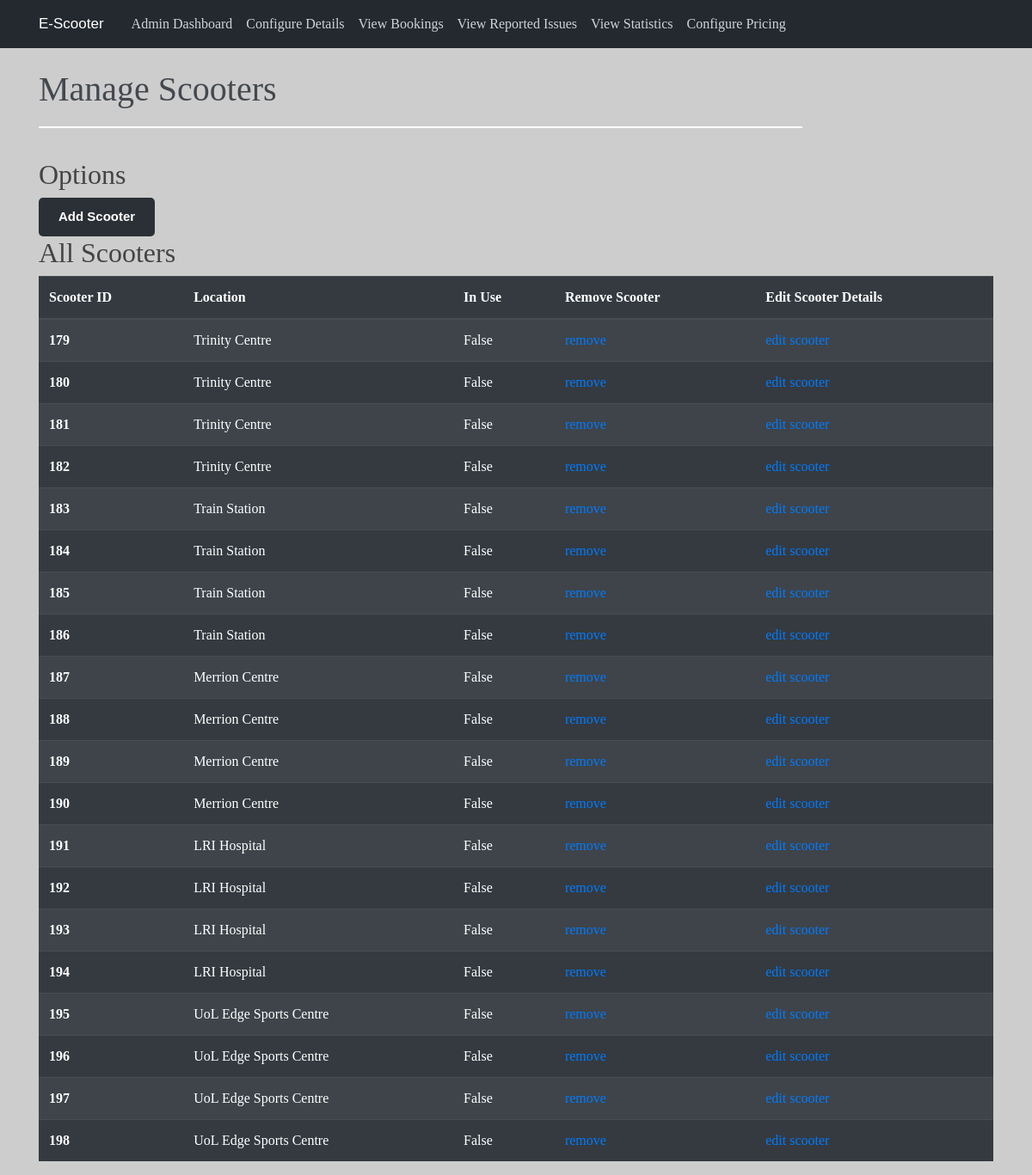
Before: /admin/manage with the older database file.
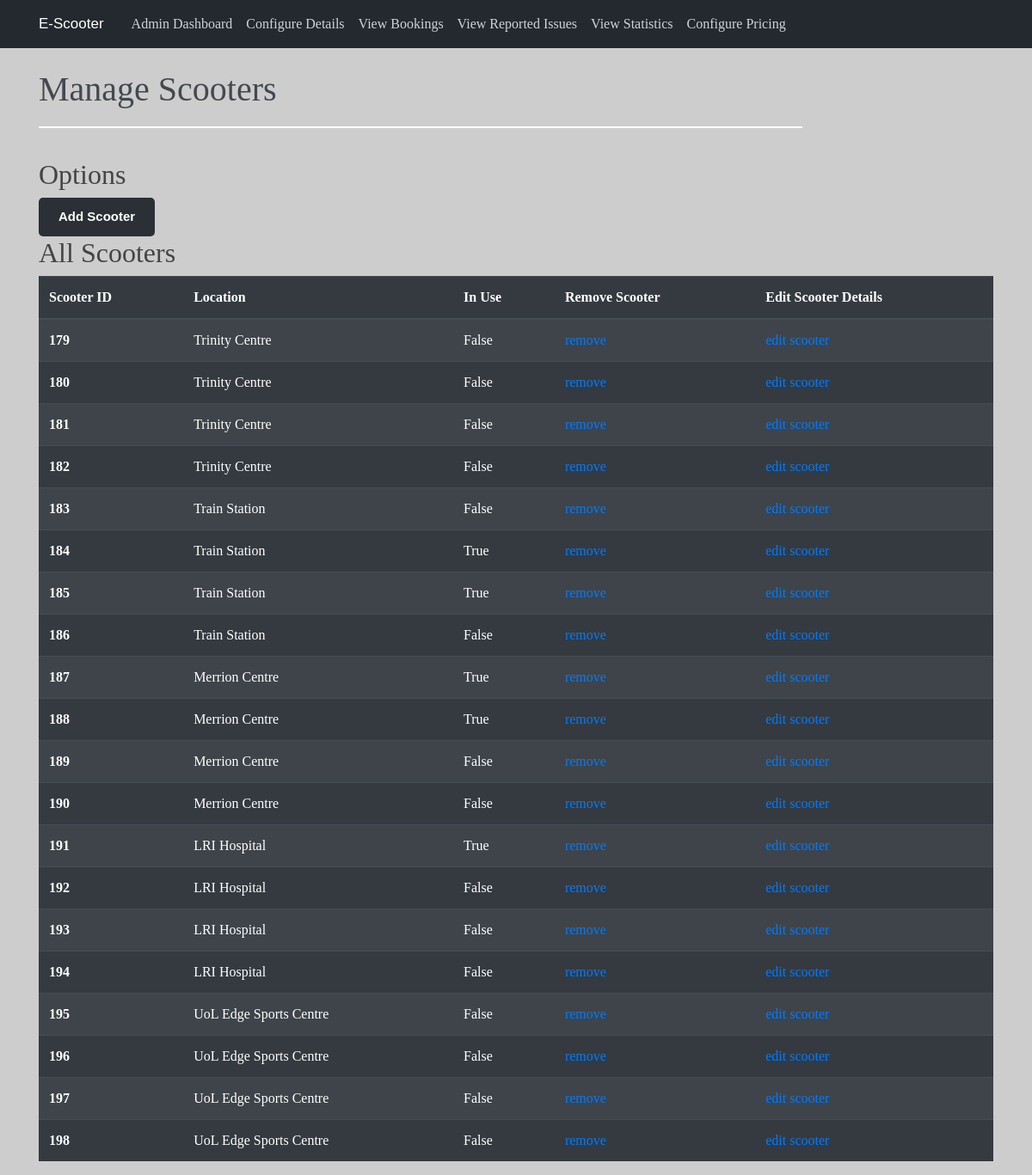
After: the same page with the newer database file.
### app/models.py (models this page shows)
class Scooter(db.Model):
    __tablename__ = 'scooters'
    id = db.Column(db.Integer, primary_key=True)
    in_use = db.Column(db.Boolean, default = False)
    LocationID = db.Column(db.Integer, ForeignKey("locations.id"))

### app/views.py (the view)
@app.route("/admin/manage")
def staff_manage():
    if session.get("admin") == 0:
        return redirect("/")
    all_scooters = models.Scooter.query.all()
    locations = ["","Trinity Centre","Train Station","Merrion Centre","LRI Hospital","UoL Edge Sports Centre"]
    return render_template("staff_manage.html", scooters = all_scooters, locations=locations)

### app/templates/staff_manage.html (shortened to what this page needs)
{% extends "admin_base.html" %}
{% block content %}
<head>
</head>
<body>
    <h1 style="color:rgba(68,73,79,1);">Manage Scooters</h1>
	<svg class="Line_7" viewBox="0 0 1110 2" preserveAspectRatio="none">
			<path id="Line_7" d="M 0 0 L 1110 0">
			</path>
	</svg>
	<br></br>
	<h2> Options </h2>
	<a href="/admin/add" class="myButton">Add Scooter</a>
	<h2> All Scooters </h2>
	<table class="table table-striped table-dark">
		<thead>
		  <tr>
			<th scope="col">Scooter ID</th>
			<th scope="col">Location</th>
			<th scope="col">In Use</th>
			<th scope="col">Remove Scooter</th>
			<th scope="col">Edit Scooter Details</th>
		  </tr>
		</thead>
		<tbody>
			{% for s in scooters %}
				<tr>
					<th scope="row">{{ s.id }}</th>
					<td> {{ locations[s.LocationID] }}</td>
					<td> {{ s.in_use }} </td>
					<td> <a href="/admin/remove_scooter/{{s.id}}">remove</a> </td>
					<td> <a href="/admin/edit_scooter/{{s.id}}">edit scooter</a> </td>
				</tr>
			{% endfor %}
		</tbody>
	  </table>
</body>
{% endblock content %}

Changed rows visible on the page:
changed Scooter id 184: in_use "False" → "True"
changed Scooter id 185: in_use "False" → "True"
changed Scooter id 187: in_use "False" → "True"
changed Scooter id 188: in_use "False" → "True"
changed Scooter id 191: in_use "False" → "True"
